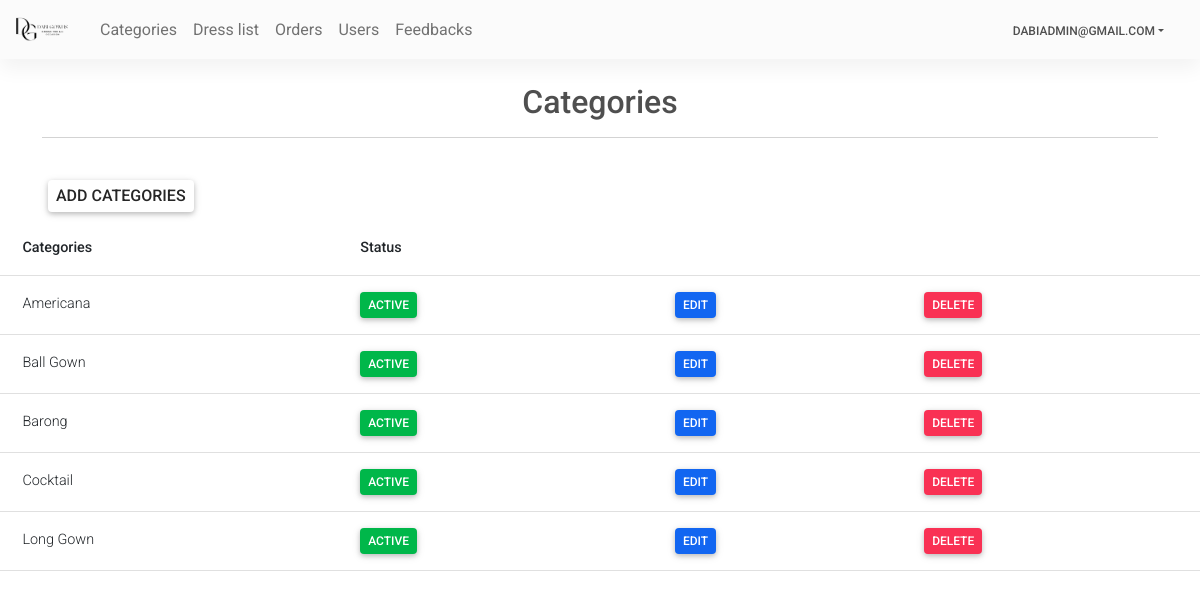
The app's page /Admin/categories.php (signed in) with its own data.
### tables this page shows
CREATE TABLE `categories` (
  `id` mediumint(9) NOT NULL,
  `category` varchar(50) NOT NULL,
  `status` tinyint(4) NOT NULL
);

### Admin/categories.php (the view, shortened to what this page needs)
<?php
require('topNav.php');
$sql = "select * from categories order by category asc";
$res = mysqli_query($con, $sql);
?>
<main>
    <div class="container pt-4">
        <h4 class="fs-2 text-center ">Categories</h4>
        <hr>
        <br>
    </div>
    <h5 class="btn btn-white ms-5 px-2 py-1 fs-6 "><a class="link-dark" href="manageCategories.php">Add
            Categories</a></h5>
    <div class="">
        <table class="table">
            <thead>
                <tr>
                    <th>Categories</th>
                    <th>Status</th>
                    <th></th>
                    <th></th>
                </tr>
            </thead>
            <tbody>
                <?php
        while ($row = mysqli_fetch_assoc($res)) { ?>
                <tr>
                    <td> <?php echo $row['category'] ?> </td>
                    <td>
                        <?php
              if ($row['status'] == 1) {
                echo "<a class='link-white btn btn-success px-2 py-1' href='?type=status&operation=deactive&id=" . $row['id'] .
                  "'>Active</a>&nbsp&nbsp";
              } else {
                echo "<a class='link-white btn btn-warning px-2 py-1' href='?type=status&operation=active&id=" . $row['id'] .
                  "'>Inactive</a>&nbsp&nbsp";
              }
              ?>
                    </td>
                    <td> <?php echo "<a class='link-white btn btn-primary px-2 py-1' href='manageCategories.php?id=" . $row['id'] .
                    "'>Edit</a>"; ?>
                    </td>
                    <td> <?php echo "<a class='link-white btn btn-danger px-2 py-1' href='?type=delete&id=" . $row['id'] .
                    "'>Delete</a>"; ?>
                    </td>
                </tr>
                <?php } ?>
            </tbody>
        </table>
    </div>
</main>
</body>
</html>

### records on screen
categories: category "Americana"
categories: category "Ball Gown"
categories: category "Barong"
categories: category "Cocktail"
categories: category "Long Gown"

### other values on screen
$userName "DABIADMIN@GMAIL.COM"
